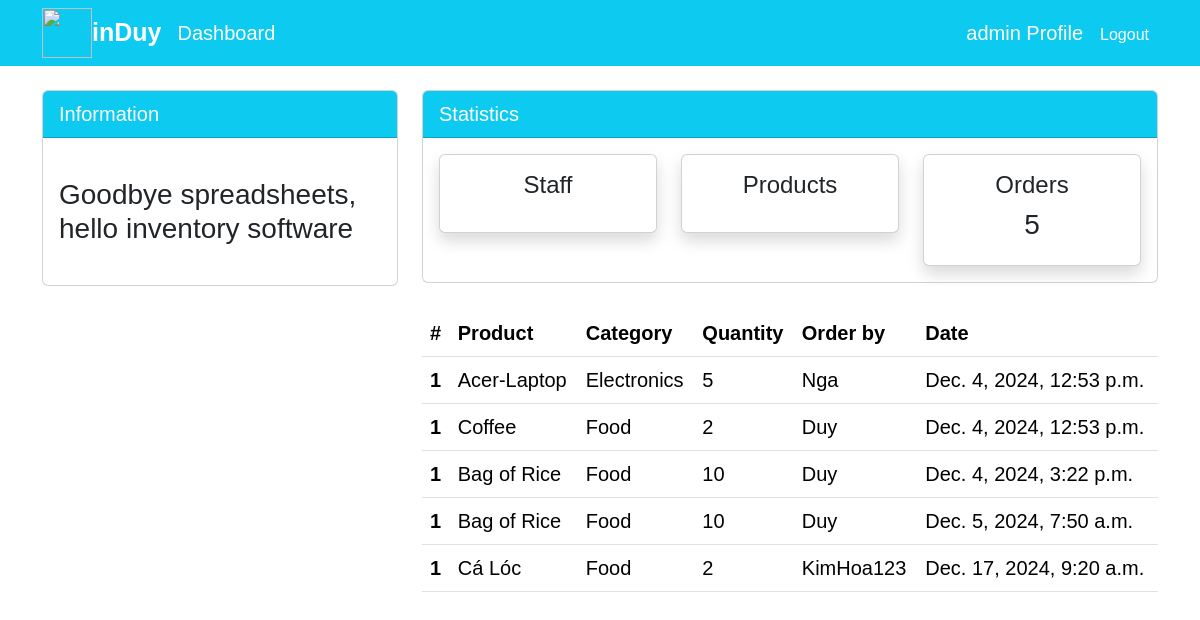
/order/ (signed in), run on the app's committed database.
### dashboard/models.py (models this page shows, shortened)
class Order(models.Model):
    product = models.ForeignKey(Product, on_delete=models.CASCADE, null=True)
    staff = models.ForeignKey(User, models.CASCADE, null=True)
    order_quantity = models.PositiveBigIntegerField(null=True)
    date = models.DateTimeField(auto_now_add=True)
    class Meta:
        verbose_name_plural = 'Order'

class Product(models.Model):
    name = models.CharField(max_length=100, null=True)
    category = models.CharField(max_length=20, choices=CATEGORY, null=True)
    quantity = models.PositiveBigIntegerField(null=True)
    class Meta:
        verbose_name_plural = 'Product'

### dashboard/views.py (the view)
# urls.py: path("order/", views.order, name='dashboard-order'),
@login_required
def order(request):
    orders = Order.objects.all()
    oders_count = Order.objects.count()
    context = {
        'orders': orders,
        'oders_count': oders_count,
    }
    return render(request, "dashboard/order.html", context)

### templates/dashboard/order.html (shortened to what this page needs)
{% extends 'partials/base.html' %}
{%block content%}
{% include 'partials/topnav.html' %}
    <div class="container">
        <div class="row my-4">
            <div class="col-md-4">
            </div>
            <div class="col-md-8">
                <table class="table bg-white">
                    <thead class="bg-info">
                        <tr class="text-white">
                            <th scope="col">#</th>
                            <th scope="col">Product</th>
                            <th scope="col">Category</th>
                            <th scope="col">Quantity</th>
                            <th scope="col">Order by</th>
                            <th scope="col">Date</th>
                        </tr>
                    </thead>
                    <tbody>
                        {% for order in orders %}
                        <tr>
                            <th scope="row">1</th>
                            <td>{{order.product.name}}</td>
                            <td>{{order.product.category}}</td>
                            <td>{{order.order_quantity}}</td>
                            <td>{{order.staff.username}}</td>
                            <td>{{order.date}}</td>
                        </tr>
                        {% endfor %}
                    </tbody>
                </table>
            </div>
        </div>
    </div>
{%endblock%}

### templates/partials/nav.html (shortened to what this page needs)
<nav class="navbar navbar-expand-lg navbar-info bg-info">
    <div class="container d-flex justify-content-between align-items-center">
        <div class="d-flex align-items-center">
            <img src="https://cdn-icons-png.freepik.com/256/10996/10996271.png?semt=ais_hybrid" alt="" style="width: 50px; height: 50px;">
            <a class="navbar-brand text-white font-weight-bold mr-3" href="{% url 'dashboard-index' %}" style="font-weight: 600; font-size: 25px;">inDuy</a>
            {% if user.is_authenticated %}
            <a class="nav-link text-white p-0" href="{% url 'dashboard-index' %}">Dashboard</a>
            {% endif %}
        </div>
        <div class="d-flex align-items-center">
            {% if user.is_authenticated %}
            <a class="nav-link text-white mx-2" href="{% url 'user-profile' %}">{{user.username}} Profile</a>
            <form method="POST" action="{% url 'logout' %}" class="d-inline">
                <button type="submit" class="btn btn-link text-white mx-2 p-0" style="text-decoration: none;">Logout</button>
            </form>
            {% else %}
            <a class="nav-link text-white mx-2" href="{% url 'user-register' %}">Register</a>
            <a class="nav-link text-white mx-2" href="{% url 'user-login' %}">Login</a>
            {% endif %}
        </div>
    </div>
</nav>

### data on the page
Order: product.name "Acer-Laptop", product.category "Electronics", order_quantity "5", staff.username "Nga", date "Dec. 4, 2024, 12:53 p.m."
Order: product.name "Coffee", product.category "Food", order_quantity "2", staff.username "Duy", date "Dec. 4, 2024, 12:53 p.m."
Order: product.name "Bag of Rice", product.category "Food", order_quantity "10", staff.username "Duy", date "Dec. 4, 2024, 3:22 p.m."
Order: product.name "Bag of Rice", product.category "Food", order_quantity "10", staff.username "Duy", date "Dec. 5, 2024, 7:50 a.m."
Order: product.name "Cá Lóc", product.category "Food", order_quantity "2", staff.username "KimHoa123", date "Dec. 17, 2024, 9:20 a.m."

### other printed values
{{ user.username }} "admin"
{{ oders_count }} "5"
